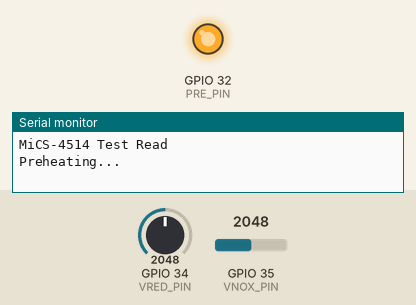
Simulated run of this sketch. Board: ESP32. Parts: output pins drawn as LEDs (lit = HIGH), the last lines printed to the serial monitor. The test bench sets the inputs (shaded band); at power-on: GPIO 34 (VRED_PIN) = 2048, GPIO 35 (VNOX_PIN) = 2048. Nothing arrives over Bluetooth unless stated; a phone connects over Bluetooth LE 3 s after start.

Above: at 0.1 s.
At 10.1 s:
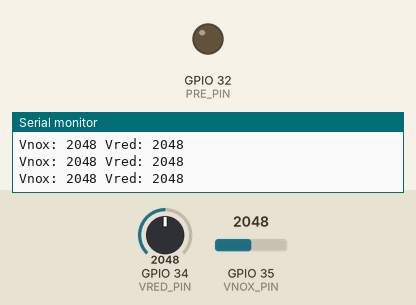
Timing chart, 0 to 11.6 s (numbered marks = the images above):
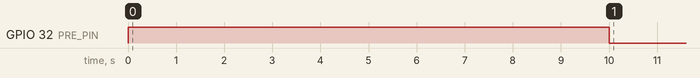

The sketch:

cjmcu-4541_ble.ino
```cpp
#include <BLEDevice.h>
#include <BLEServer.h>
#include <BLEUtils.h>
#include <BLE2902.h>


#define PRE_PIN          32
#define VNOX_PIN         35
#define VRED_PIN         34

#define PRE_HEAT_SECONDS 10

BLEServer* pServer = NULL;
BLECharacteristic* pCharacteristic = NULL;

bool deviceConnected = false;
bool oldDeviceConnected = false;
int value = 0;


#define SERVICE_UUID        "c8a79586-930c-40af-af43-ea57c96ebfc3"
#define CHARACTERISTIC_UUID "18670649-822f-4db3-80e9-fdb2945fa641"


class MyServerCallbacks: public BLEServerCallbacks {
    void onConnect(BLEServer* pServer) {
      deviceConnected = true;
    };

    void onDisconnect(BLEServer* pServer) {
      deviceConnected = false;
    }
};


int vnox_value = 0;
int vred_value = 0;

void setup() {

  pinMode(PRE_PIN, OUTPUT);

  Serial.begin(9600);
  Serial.println("MiCS-4514 Test Read");
  Serial.print("Preheating...");

  digitalWrite(PRE_PIN, 1);
  delay(PRE_HEAT_SECONDS * 1000);
  digitalWrite(PRE_PIN, 0);
  Serial.println("Done");


  BLEDevice::init("ESP32");

  pServer = BLEDevice::createServer();
  pServer->setCallbacks(new MyServerCallbacks());

  BLEService *pService = pServer->createService(SERVICE_UUID);

  pCharacteristic = pService->createCharacteristic(
                      CHARACTERISTIC_UUID,
                      BLECharacteristic::PROPERTY_READ   |
                      BLECharacteristic::PROPERTY_WRITE  |
                      BLECharacteristic::PROPERTY_NOTIFY |
                      BLECharacteristic::PROPERTY_INDICATE
                    );

  pCharacteristic->addDescriptor(new BLE2902());

  pService->start();

  BLEAdvertising *pAdvertising = BLEDevice::getAdvertising();
  pAdvertising->addServiceUUID(SERVICE_UUID);
  pAdvertising->setScanResponse(false);
  pAdvertising->setMinPreferred(0x0);
  BLEDevice::startAdvertising();
  Serial.println("Bilgi aktarmak için bir istemcinin bağlanması bekleniyor...");
}

void loop() {

  vnox_value = analogRead(VNOX_PIN);
  vred_value = analogRead(VRED_PIN);
  Serial.print("Vnox: ");
  Serial.print(vnox_value, DEC);
  Serial.print(" Vred: ");
  Serial.println(vred_value, DEC);


  //eğer bir istemci bağlanmışsa
  if (deviceConnected) {
    char gonderilecek[8];
    dtostrf(vred_value, 2, 1, gonderilecek); //float bir veriyi char dizisine çeviriyoruz
    pCharacteristic->setValue(gonderilecek);//bu komut ile hazırlanıp
    pCharacteristic->notify();//bu komut ile gönderiliyor
    Serial.println(gonderilecek);

    delay(1000);
  }

  // disconnect olma durumlarında
  if (!deviceConnected && oldDeviceConnected) {
    delay(500); // bluetooth katına biraz süre tanımak için
    pServer->startAdvertising(); // tekrar kendini yayınlamaya başlatalım
    Serial.println("Yayın başlatıldı");
    oldDeviceConnected = deviceConnected;
  }
  // Tekrar Bağlanma durumunda
  if (deviceConnected && !oldDeviceConnected) {
    // değişkenleri güncelle
    oldDeviceConnected = deviceConnected;
  }
}
```
